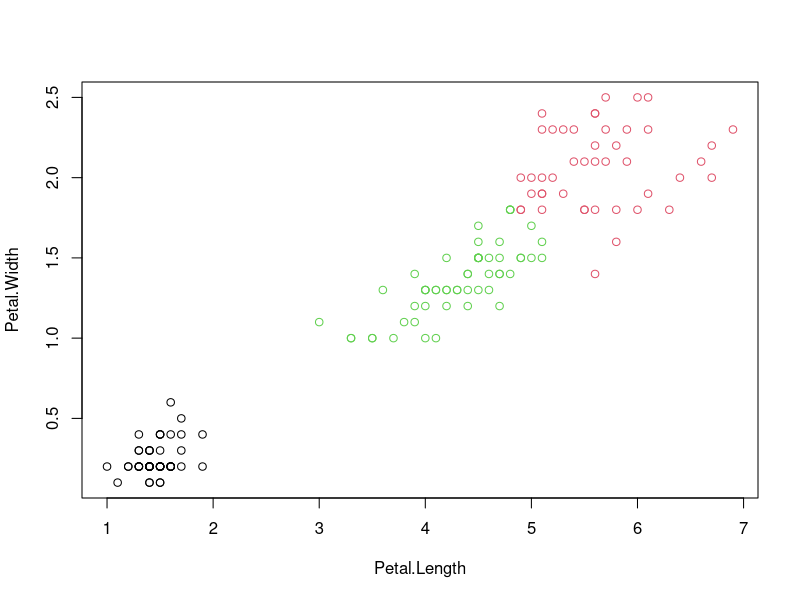
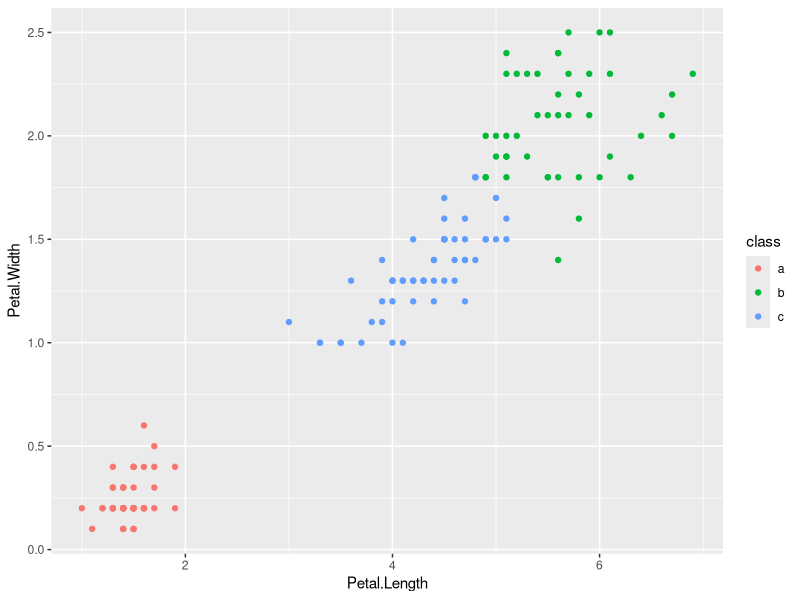

R code for these plots, in order:
# sspec documentation: https://www.rdocumentation.org/packages/kernlab/versions/0.9-26/topics/specc
# install.packages("kernlab")
# Unsupervised learning

library(kernlab)

data(iris)

train <- as.matrix(iris[,c(3,4)])

sc <- specc(train, centers=3)

sc
centers(sc)
size(sc)
withinss(sc)
train

plot(train, col=sc)


library(tidyverse) 
df <- data.frame(train)
class <- sc[1:150]
class <- replace(class, class == 1, 'a')
class <- replace(class, class == 2, 'b')
class <- replace(class, class == 3, 'c')
df["class"] <- class
ggplot(data = df, aes(x = Petal.Length, y = Petal.Width, colour = class)) + geom_point()



# 'predict': closest kernel
# black, red, green

k <- kernelf(sc)
c <- centers(sc)
test <- c(1.2,0.6)

k1 <- c(k(test, c[1,]))
k2 <- c(k(test, c[2,]))
k3 <- c(k(test, c[3,]))

which.max(c(k1,k2,k3))
